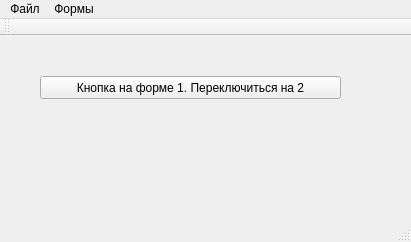
<?xml version="1.0" encoding="UTF-8"?>
<ui version="4.0">
 <class>Form1</class>
 <widget class="QMainWindow" name="Form1">
  <property name="geometry">
   <rect>
    <x>0</x>
    <y>0</y>
    <width>411</width>
    <height>242</height>
   </rect>
  </property>
  <property name="windowTitle">
   <string>Форма 1</string>
  </property>
  <widget class="QWidget" name="centralWidget">
   <widget class="QPushButton" name="pushButton">
    <property name="geometry">
     <rect>
      <x>40</x>
      <y>40</y>
      <width>301</width>
      <height>23</height>
     </rect>
    </property>
    <property name="text">
     <string>Кнопка на форме 1. Переключиться на 2</string>
    </property>
   </widget>
  </widget>
  <widget class="QMenuBar" name="menuBar">
   <property name="geometry">
    <rect>
     <x>0</x>
     <y>0</y>
     <width>411</width>
     <height>21</height>
    </rect>
   </property>
   <widget class="QMenu" name="menu">
    <property name="title">
     <string>Файл</string>
    </property>
   </widget>
   <widget class="QMenu" name="menu_2">
    <property name="title">
     <string>Формы</string>
    </property>
    <addaction name="gotoForm2"/>
   </widget>
   <addaction name="menu"/>
   <addaction name="menu_2"/>
  </widget>
  <widget class="QToolBar" name="mainToolBar">
   <attribute name="toolBarArea">
    <enum>TopToolBarArea</enum>
   </attribute>
   <attribute name="toolBarBreak">
    <bool>false</bool>
   </attribute>
  </widget>
  <widget class="QStatusBar" name="statusBar"/>
  <action name="gotoForm2">
   <property name="text">
    <string>Перейти на форму 2</string>
   </property>
  </action>
 </widget>
 <layoutdefault spacing="6" margin="11"/>
 <resources/>
 <connections/>
</ui>
